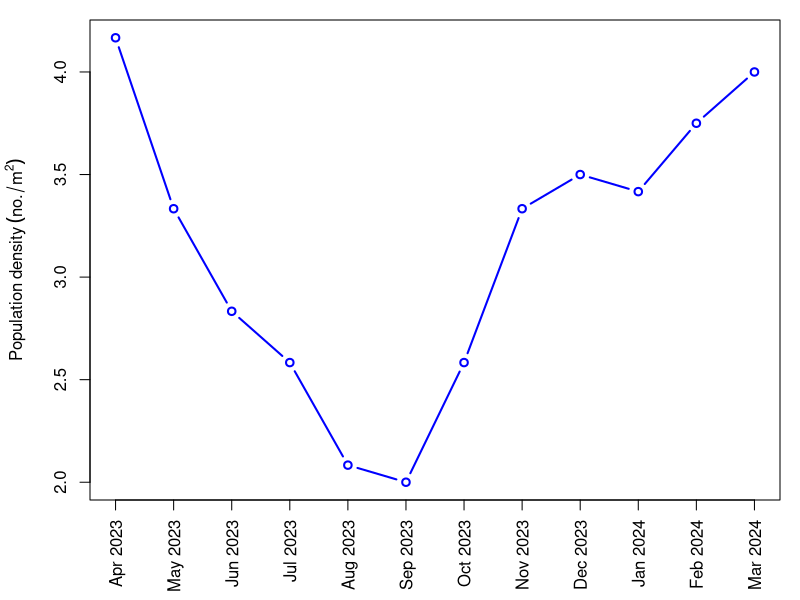
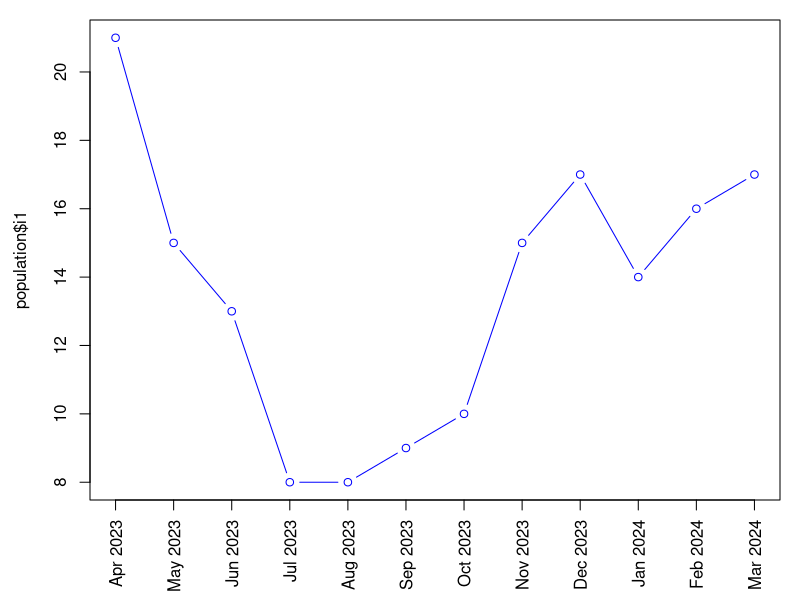
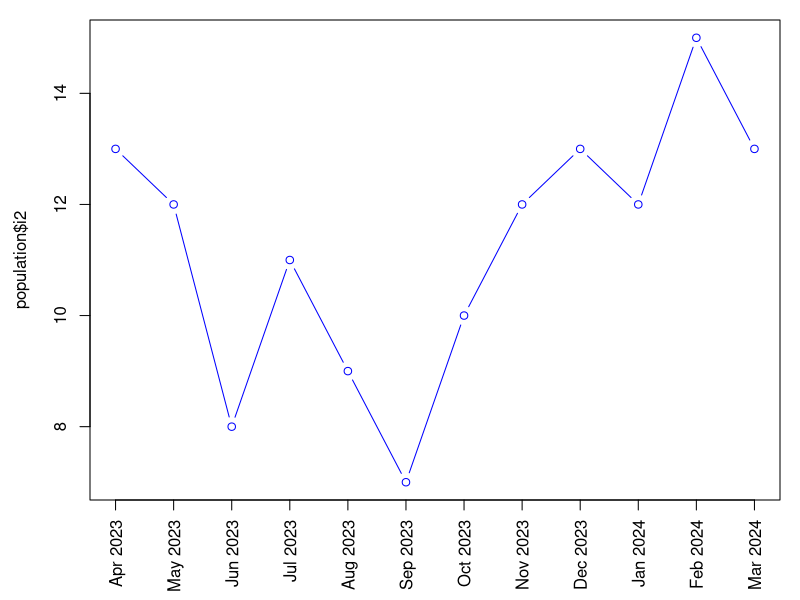
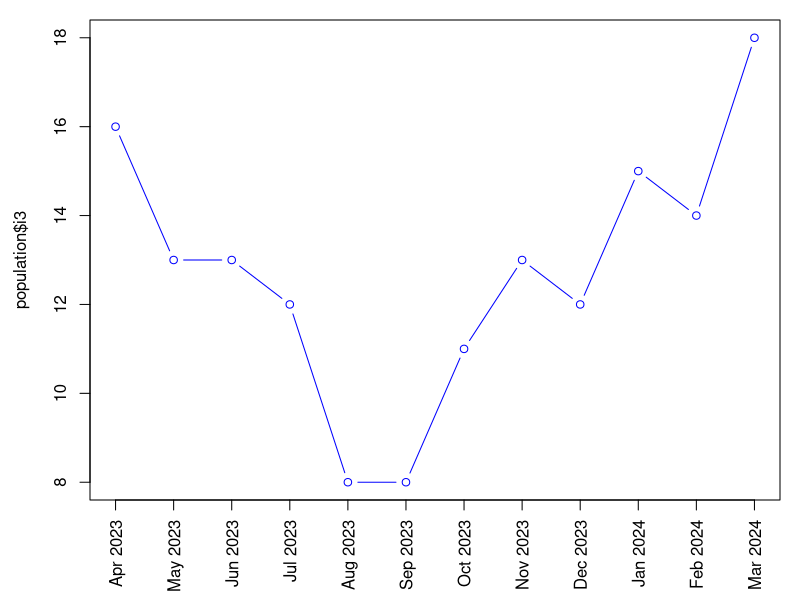

The R script that drew these images, in order: (Note: this script raises an error after producing the figures.)
## ---- chunk 1
knitr::opts_chunk$set(echo = TRUE)
## ---- chunk 2
population=read.csv("data/population.csv")
str(population)
## ---- chunk 3

# Calculate mean
a=4
mean= (population$i1+ population$i2+ population$i3)/(3*a)
# tiff("docs/Fig_3.tiff", height=3, width=5, units='in', res=600)
par(mar=c(5, 4.5, 1, 1))
plot(mean,
     type='b', col='blue',
     xlab='', ylab=expression(Population~density~(no./m^2)), xlim=c(1,12), xaxt='n', lwd=2)

# legend('top', legend=c('Mean'), col=c('blue'), lwd=c(3), lty=1)

axis(1, at=seq(1,12), population$Month, las=2, cex.axis = 1)
# title('Monthly variation in population density of L. marginalis')
# dev.off()
## ---- chunk 4
plot(population$i1,
     type='b', col='blue',
     xlab='', xlim=c(1,12), xaxt='n')
axis(1, at=seq(1,12), population$Month, las=2)
## ---- chunk 5
plot(population$i2,
     type='b', col='blue',
     xlab='', xlim=c(1,12), xaxt='n')
axis(1, at=seq(1,12), population$Month, las=2)

## ---- chunk 6
plot(population$i3,
     type='b', col='blue',
     xlab='', xlim=c(1,12), xaxt='n')
axis(1, at=seq(1,12), population$Month, las=2)

## ---- chunk 7
wilcox.test(population$i1, population$i2)
## ---- chunk 8
wilcox.test(population$i2, population$i3)
## ---- chunk 9
wilcox.test(population$i3, population$i1)
## ---- chunk 10
water=read.csv("data/water-quality.csv")
for (w in c('Depth','Temperature','pH')) {
  arr=water[[w]]
  cat(sprintf('%15s - mean: %f, sd: %f min: %f, max: %f\n', w, mean(arr), sd(arr),
              min(arr), max(arr)))
}
## ---- chunk 11
library(ggplot2)

# Month needs to be factorized to facilitate plotting and preserve order
Month1=factor(water$Month, levels=water$Month)
df= data.frame(Month=Month1, Depth=water$Depth,
               Temperature=water$Temperature, pH=water$pH, mean=mean)


scale=6

ggplot(data = df, aes(x = Month, group = 1)) +
  geom_line(aes(y = mean, color = "black"), linewidth = 1.3) +
  geom_point(aes(y = mean, color = "black"), shape=1, size=3) +
  
  geom_line(aes(y = Temperature / scale, color = "blue"), linewidth = 1.3) +
  geom_point(aes(y = Temperature / scale, color = "blue"), shape=1, size=3) +

  scale_y_continuous(name = "Population / m^2",
                     sec.axis = sec_axis(transform = ~ . * scale, name = "Temperature °C")) +
  scale_color_manual('', labels= c('Population / m^2','Temperature °C'),
                     values = c("black", "blue")) +
  theme_bw() +
  theme(legend.position = "top", axis.text.x= element_text(size=11, angle = 90, vjust = 0.5),
        axis.text.y.right= element_text(size=11, color='blue'),
        axis.title.y.right = element_text(color='blue'))


## ---- chunk 12
scale=1
ggplot(data = df, aes(x = Month, group = 1)) +
  geom_line(aes(y = mean, color = "black"), linewidth = 1.3) +
  geom_point(aes(y = mean, color = "black"), shape=1, size=3) +
  
  geom_line(aes(y = Depth / scale, color = "blue"), linewidth = 1.3) +
  geom_point(aes(y = Depth / scale, color = "blue"), shape=1, size=3) +

  scale_y_continuous(name = "Population / m^2",
                     sec.axis = sec_axis(transform = ~ . * scale, name = "Depth")) +
  scale_color_manual('', labels= c('Population / m^2','Depth'),
                     values = c("black", "blue")) +
  theme_bw() +
  theme(legend.position = "top", axis.text.x= element_text(size=11, angle = 90, vjust = 0.5),
        axis.text.y.right= element_text(size=11, color='blue'),
        axis.title.y.right = element_text(color='blue'))

## ---- chunk 13
scale=2
ggplot(data = df, aes(x = Month, group = 1)) +
  geom_line(aes(y = mean, color = "black"), linewidth = 1.3) +
  geom_point(aes(y = mean, color = "black"), shape=1, size=3) +
  
  geom_line(aes(y = pH / scale, color = "blue"), linewidth = 1.3) +
  geom_point(aes(y = pH / scale, color = "blue"), shape=1, size=3) +

  scale_y_continuous(name = "Population / m^2",
                     sec.axis = sec_axis(transform = ~ . * scale, name = "pH")) +
  scale_color_manual('', labels= c('Population / m^2','pH'),
                     values = c("black", "blue")) +
  theme_bw() +
  theme(legend.position = "top", axis.text.x= element_text(size=11, angle = 90, vjust = 0.5),
        axis.text.y.right= element_text(size=11, color='blue'),
        axis.title.y.right = element_text(color='blue'))

## ---- chunk 14
water=read.csv("data/water-quality.csv")
str(water)

plot(water$Depth, mean,
     type='p', col='blue',
     xlab='Depth (m)', ylab='Population / m^2')

plot(water$Temperature, mean,
     type='p', col='blue',
     xlab='Temperature °C', ylab='Population / m^2')

plot(water$pH, mean,
     type='p', col='blue',
     xlab='pH', ylab='Population / m^2')
## ---- chunk 15
for (i in colnames(df)[2:4]) {
  print(i)
  print(cor.test(df[[i]], mean, method='spearman'))
  cat(sprintf('\n'))
}
## ---- chunk 16
library("ggpubr")
library(cowplot)
# tiff("docs/Fig_4.tiff", height=9, width=5, units='in', res=600)
figA= ggscatter(df, x = "Depth", y = "mean",
          add = "reg.line", conf.int = TRUE,
          xlab = "Depth (m)",
          title = 'A') +
  labs(y=expression(Population~density~(no./m^2))) +
  stat_cor(cor.coef.name = 'rho', label.x=1.5, label.y=3.5, method='spearman',
           size=5, p.accuracy=0.001)


figB= ggscatter(df, x = "Temperature", y = "mean",
          add = "reg.line", conf.int = TRUE,
          xlab = "Temperature (°C)",
          title = 'B') +
  labs(y=expression(Population~density~(no./m^2))) +
  stat_cor(cor.coef.name = 'rho', label.x=20, label.y=4.3, method='spearman',
           size=5, p.accuracy=0.001)


figC= ggscatter(df, x = "pH", y = "mean",
          add = "reg.line", conf.int = TRUE,
          xlab = "pH",
          title = 'C') +
  labs(y=expression(Population~density~(no./m^2))) +
  stat_cor(cor.coef.name = 'rho', label.x=6.9, label.y=4.3, method='spearman',
           size=5, p.accuracy=0.001)

plot_grid(figA, figB, figC, ncol=1, align = "v")
# dev.off()
